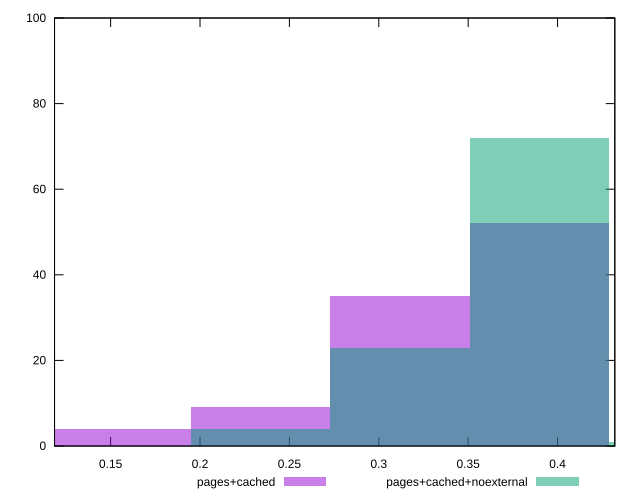

Source code (gnuplot):
reset

$pagesCached <<EOF
0.31180084343183206 35
0.38975105428979007 52
0.23385063257387406 9
0.15590042171591603 4
EOF

$pagesCachedNoexternal <<EOF
0.38975105428979007 72
0.31180084343183206 23
0.4677012651477481 1
0.23385063257387406 4
EOF

set key outside below
set boxwidth 0.07795021085795802
set xrange [0.11861803456742022:0.4320389126391154]
set yrange [0:100]
set trange [0:100]
set style fill transparent solid 0.5 noborder
set terminal svg size 640, 500 enhanced background rgb 'white'
set output "reprap/meta/pScore/comparison/histogram/1_vs_2.svg"

plot $pagesCached title "pages+cached" with boxes, \
     $pagesCachedNoexternal title "pages+cached+noexternal" with boxes

reset
